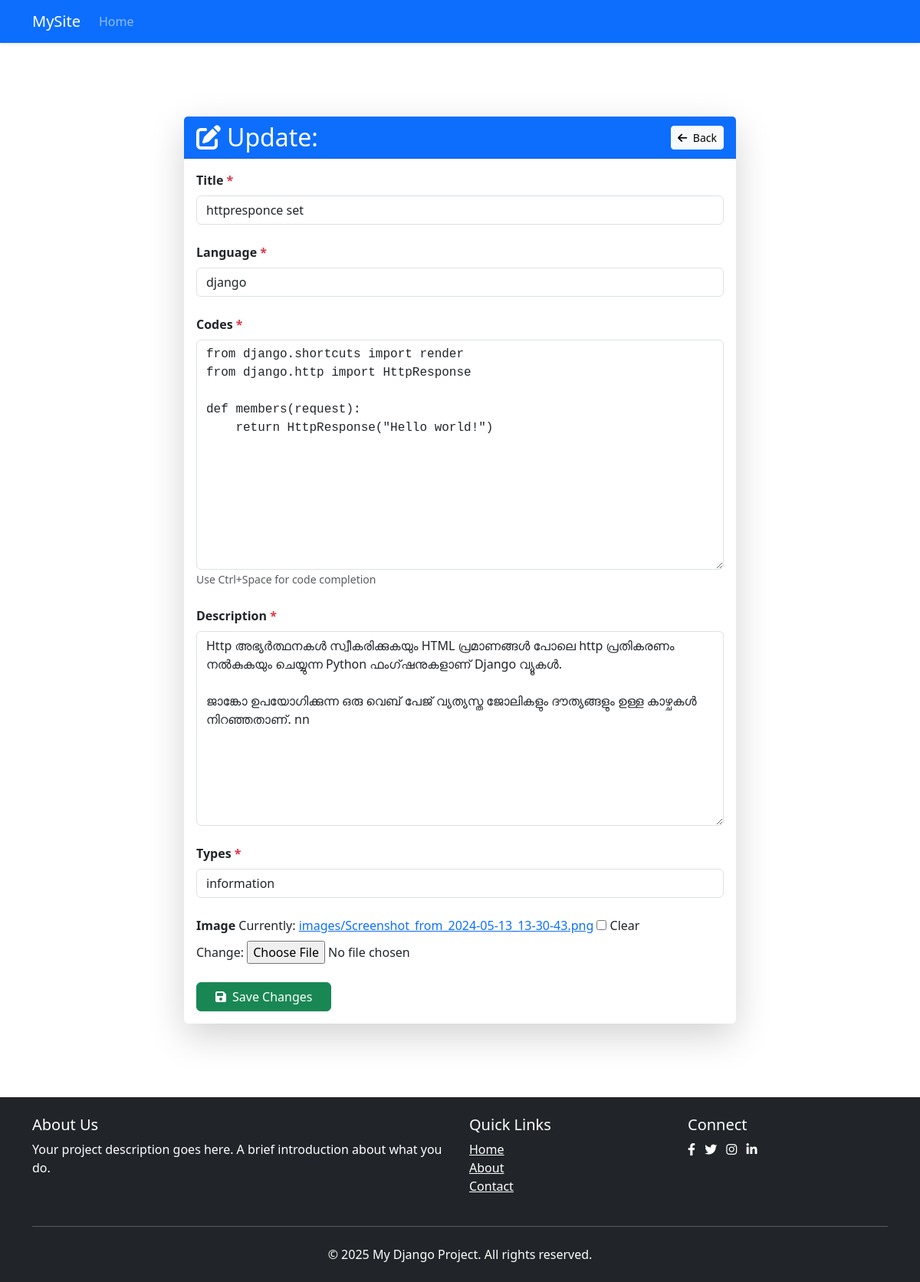
/update/1/, run on an earlier commit of the app's database.
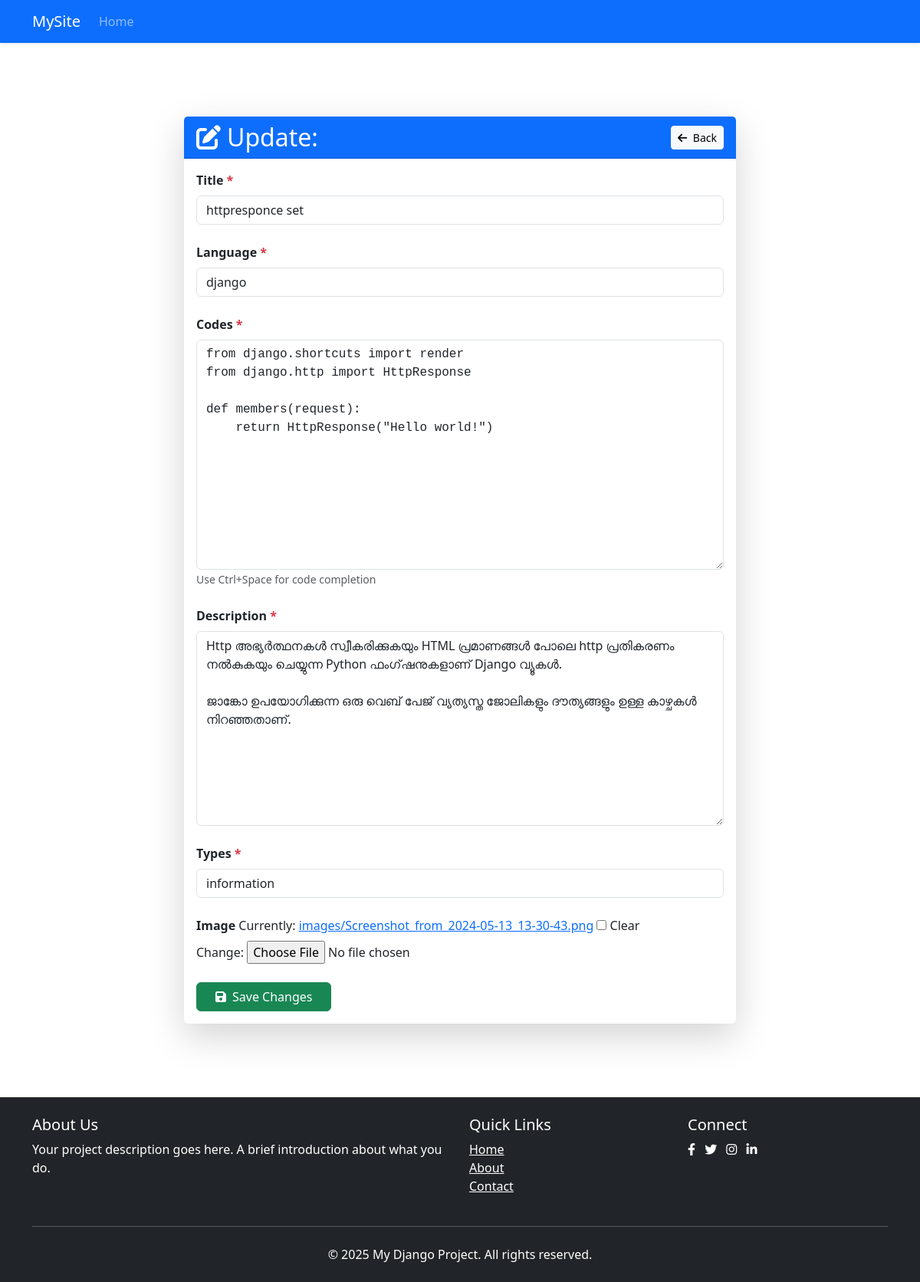
And on a later commit of the database.
### dataapp/models.py (models this page shows, shortened)
class CodeModels(models.Model):
    title = models.CharField(max_length=25)
    language = models.CharField(max_length=25)
    codes = models.TextField()
    description = models.TextField()
    types = models.CharField(max_length=50)
    image = models.ImageField(upload_to='images/', blank=True, null=True)

### dataapp/views.py (the view)
# urls.py: path('update/<int:pk>/', views.update_code_model, name='update_code_model'),  # Fixed name
def update_code_model(request, pk):
    code_model = get_object_or_404(CodeModels, id=pk)
    if request.method == 'POST':
        form = CodeForm(request.POST, request.FILES, instance=code_model)
        if form.is_valid():
            form.save()
            return redirect('about', pk=code_model.pk)  # Redirect to about page
    else:
        form = CodeForm(instance=code_model)
    return render(request, 'update.html', {'form': form})

### dataapp/forms.py
class CodeForm(forms.ModelForm):
    class Meta:
        model = CodeModels
        fields = ['title', 'language', 'codes', 'description', 'types', 'image']
        widgets = {
            'title': forms.TextInput(attrs={'class': 'form-control', 'placeholder': 'Enter title'}),
            'language': forms.TextInput(attrs={'class': 'form-control', 'placeholder': 'Enter programming language'}),
            'codes': forms.Textarea(attrs={'class': 'form-control', 'placeholder': 'Enter code'}),
            'description': forms.Textarea(attrs={'class': 'form-control', 'placeholder': 'Enter description'}),
            'types': forms.TextInput(attrs={'class': 'form-control', 'placeholder': 'Enter type'}),
            'image': forms.ClearableFileInput(attrs={'class': 'form-control-file'}),
        }

### dataapp/templates/update.html (shortened to what this page needs)
{% extends 'base.html' %} {% block title %}Update {{ code.title }}{% endblock %}
{% block content %}
<div class="container py-5">
  <div class="row justify-content-center">
    <div class="col-lg-8">
      <div class="card shadow-lg border-0">
        <div class="card-header bg-primary text-white">
          <div class="d-flex justify-content-between align-items-center">
            <h2 class="mb-0">
              <i class="fas fa-edit me-2"></i>Update: {{ code.title }}
            </h2>
            <a href="{% url 'code_list' %}" class="btn btn-light btn-sm">
              <i class="fas fa-arrow-left me-1"></i> Back
            </a>
          </div>
        </div>
        <div class="card-body">
          <form
            method="POST"
            enctype="multipart/form-data"
            class="needs-validation"
            novalidate
          >
             {% for field in form %}
            <div class="mb-4">
              <label for="{{ field.id_for_label }}" class="form-label fw-bold">
                {{ field.label }} {% if field.field.required %}<span
                  class="text-danger"
                  >*</span
                >{% endif %}
              </label>
              {% if field.name == 'codes' %}
              <div class="position-relative">
                {{ field }}
                <small class="text-muted form-text"
                  >Use Ctrl+Space for code completion</small
                >
              </div>
              {% else %} {{ field }} {% endif %}
            </div>
            {% endfor %}
            <div class="d-flex justify-content-between mt-4">
              <button type="submit" class="btn btn-success px-4">
                <i class="fas fa-save me-2"></i>Save Changes
              </button>
            </div>
          </form>
        </div>
      </div>
    </div>
  </div>
</div>
{% endblock %}

What changed in the data, as far as the page shows it:
changed CodeModels "httpresponce set": description "…ദൗത്യങ്ങളും ഉള്ള കാഴ്ചകൾ നിറഞ്ഞതാണ്. nn" → "…ദൗത്യങ്ങളും ഉള്ള കാഴ്ചകൾ നിറഞ്ഞതാണ്."
